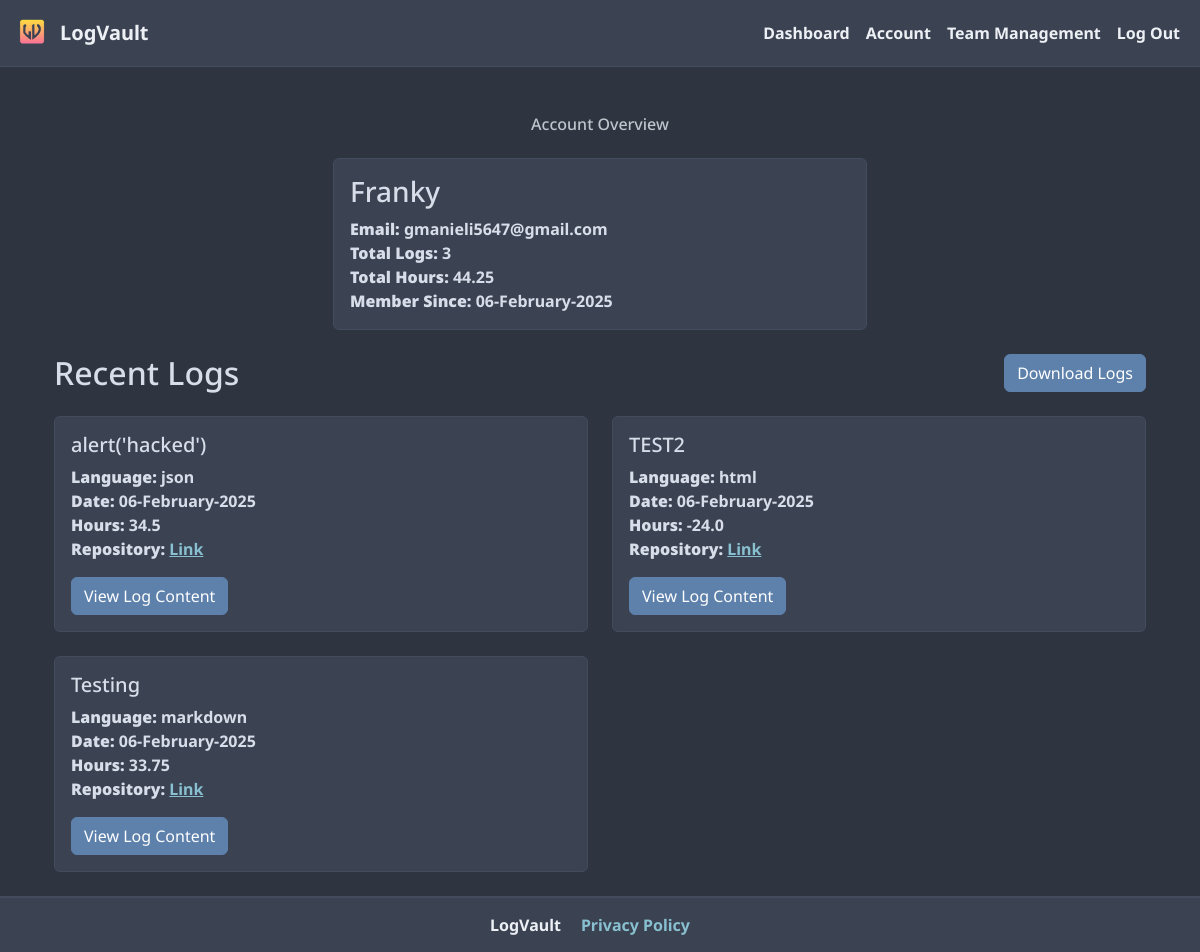
The app's page /account (signed in) with its own data.
### main.py (models this page shows, shortened)
class User(UserMixin, db.Model):
    __tablename__ = 'users'
    user_id = db.Column(db.Integer, primary_key=True)
    username = db.Column(db.String(50), unique=True, nullable=False)
    email = db.Column(db.String(100), unique=True, nullable=False)
    password_hash = db.Column(db.String(255), nullable=False)
    created_at = db.Column(db.DateTime, nullable=False)
    team_id = db.Column(db.Integer, db.ForeignKey('teams.team_id'), nullable=True)

class Log(db.Model):
    __tablename__ = 'logs'
    log_id = db.Column(db.Integer, primary_key=True)
    user_id = db.Column(db.Integer, db.ForeignKey('users.user_id'), nullable=False)
    username = db.Column(db.String(50), nullable=False, default="N/A")
    project_name = db.Column(db.String(100), nullable=False)
    code_language = db.Column(db.String(50), nullable=False)
    start_date = db.Column(db.DateTime, nullable=False)
    end_date = db.Column(db.DateTime, nullable=False)
    date = db.Column(db.DateTime, nullable=False)
    time_worked = db.Column(db.Float, nullable=False)
    repository = db.Column(db.String(100), nullable=False)
    dev_notes = db.Column(db.Text, nullable=False)
    log_content = db.Column(db.Text, nullable=False)
    team_id = db.Column(db.Integer, db.ForeignKey('teams.team_id'), nullable=False)
    user = db.relationship('User', backref=db.backref('logs', lazy=True))
    team = db.relationship('Team', backref=db.backref('logs', lazy=True))

### main.py (the view)
@app.route('/account')
@login_required
def account():
    user_logs = Log.query.filter_by(user_id=current_user.user_id).order_by(Log.date.desc()).all()
    total_hours = db.session.query(db.func.sum(Log.time_worked)).filter_by(user_id=current_user.user_id).scalar() or 0
    log_count = len(user_logs)
    return render_template('account.html',
                         user=current_user,
                         logs=user_logs,
                         total_hours=round(total_hours, 2),
                         log_count=log_count)

### main.py (called while the page is built)
@login_manager.user_loader
def load_user(user_id):
    return User.query.get(int(user_id))

### templates/account.html (shortened to what this page needs)
{% extends "base.html" %} {% block content %}
<div class="container">
  <h1 class="text-center mb-4">Account Overview</h1>
  <div class="row mb-4">
    <div class="col-md-6 mx-auto">
      <div class="card">
        <div class="card-body">
          <h3 class="card-title">{{ user.username }}</h3>
          <p class="card-text">
            <strong>Email:</strong> {{ user.email }}<br />
            <strong>Total Logs:</strong> {{ log_count }}<br />
            <strong>Total Hours:</strong> {{ total_hours }}<br />
            <strong>Member Since:</strong> {{
            user.created_at.strftime('%d-%B-%Y') }}
          </p>
        </div>
      </div>
    </div>
  </div>
  <div class="row mb-3">
    <div class="col">
      <h2>Recent Logs</h2>
    </div>
    <div class="col text-end">
      <a href="{{ url_for('download_data') }}" class="btn btn-primary"
        >Download Logs</a
      >
    </div>
  </div>
  <div class="row">
    {% for log in logs %}
    <div class="col-md-6 mb-4">
      <div class="card">
        <div class="card-body">
          <h5 class="card-title">{{ log.project_name }}</h5>
          <p class="card-text">
            <strong>Language:</strong> {{ log.code_language }}<br />
            <strong>Date:</strong> {{ log.date.strftime('%d-%B-%Y') }}<br />
            <strong>Hours:</strong> {{ log.time_worked }}<br />
            <strong>Repository:</strong>
            <a href="{{ log.repository }}" target="_blank">Link</a>
          </p>
          <button
            class="btn btn-primary"
            type="button"
            onclick="showCode({{ log.log_content|tojson|safe }})"
          >
            View Log Content
          </button>
        </div>
      </div>
    </div>
    {% endfor %}
  </div>
</div>
{% endblock %}

### static/css/style.css (style rules this page uses)
:root { --nord0: #2e3440; --nord1: #3b4252; --nord2: #434c5e; --nord3: #4c566a; --nord4: #d8dee9; --nord5: #e5e9f0; --nord6: #eceff4; --nord7: #8fbcbb; --nord8: #88c0d0; --nord9: #81a1c1; --nord10: #5e81ac; --nord11: #bf616a; --nord12: #d08770; --nord13: #ebcb8b; --nord14: #a3be8c; --nord15: #b48ead; }
body { background-color: var(--nord0); color: var(--nord4); font-family: "Noto Sans", serif; font-weight: 700; }
.card { background-color: var(--nord1); border: 1px solid var(--nord2); color: var(--nord4); }
.btn-primary { background-color: var(--nord10); border-color: var(--nord10); }
html, body { height: 100%; margin: 0; display: flex; flex-direction: column; }
.text-center { color: var(--nord5); font-size: 16px; opacity: 0.8; }

### static/css/custom.css (style rules this page uses)
:root { --nord0: #2e3440; --nord1: #3b4252; --nord2: #434c5e; --nord3: #4c566a; --nord4: #d8dee9; --nord5: #e5e9f0; --nord6: #eceff4; --nord7: #8fbcbb; --nord8: #88c0d0; --nord9: #81a1c1; --nord10: #5e81ac; --nord11: #bf616a; --nord12: #d08770; --nord13: #ebcb8b; --nord14: #a3be8c; --nord15: #b48ead; }
body { background-color: var(--nord0); color: var(--nord4); }
.btn-primary { background-color: var(--nord10); border-color: var(--nord10); }
.card { background-color: var(--nord1); border: 1px solid var(--nord2); color: var(--nord4); }
a { color: var(--nord8); }

### records on screen
User: username "Franky", email "gmanieli5647@gmail.com", created_at "06-February-2025"
Log: project_name "alert('hacked')", code_language "json", date "06-February-2025", time_worked "34.5"
Log: project_name "TEST2", code_language "html", date "06-February-2025", time_worked "-24.0"
Log: project_name "Testing", code_language "markdown", date "06-February-2025", time_worked "33.75"

### other values on screen
{{ log_count }} "3"
{{ total_hours }} "44.25"
